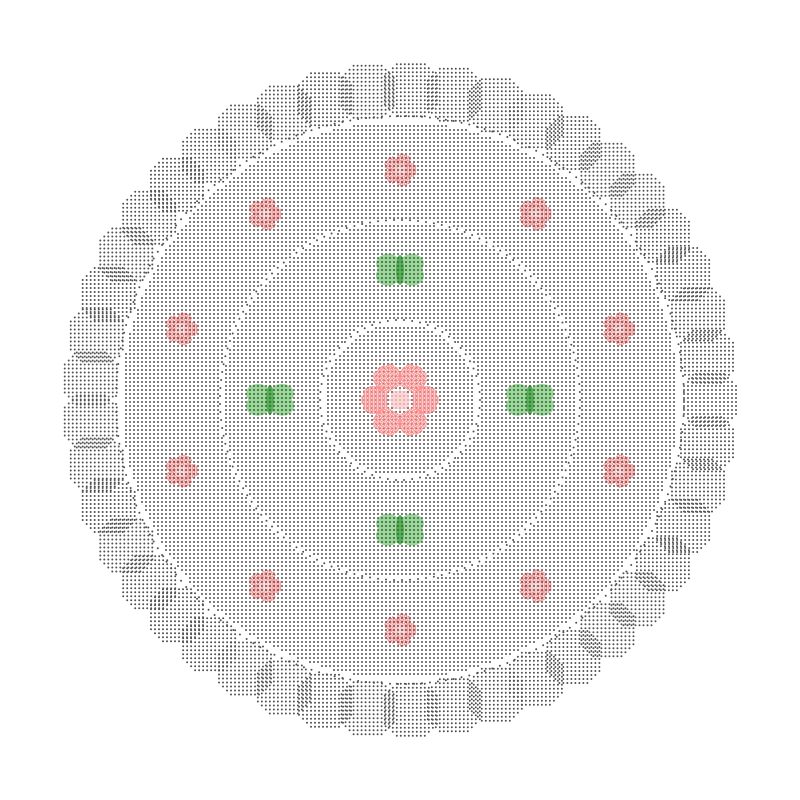
Frame 1 (no input)
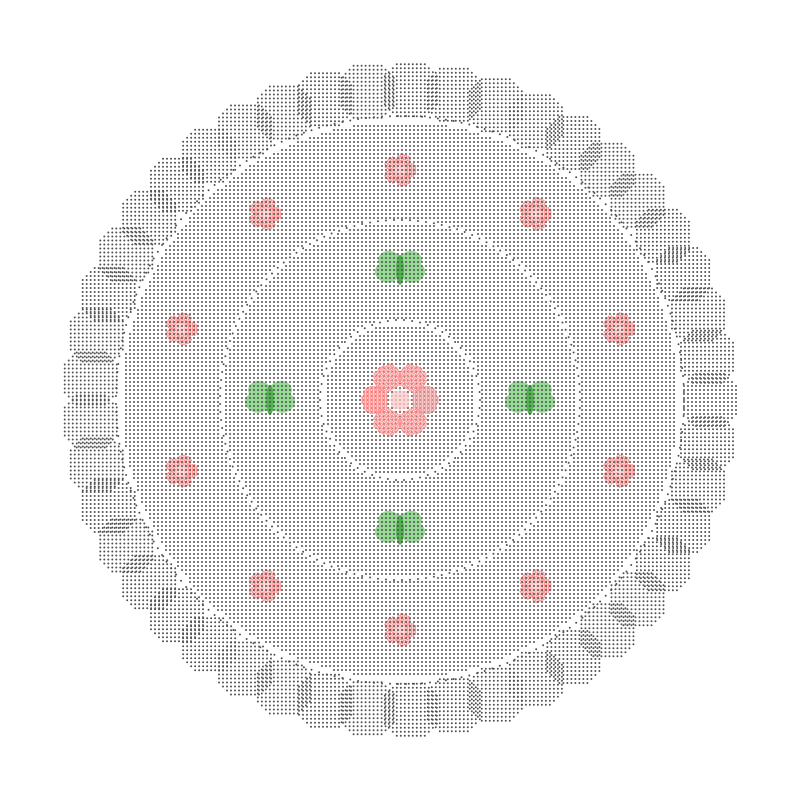
Frame 60 (no input)
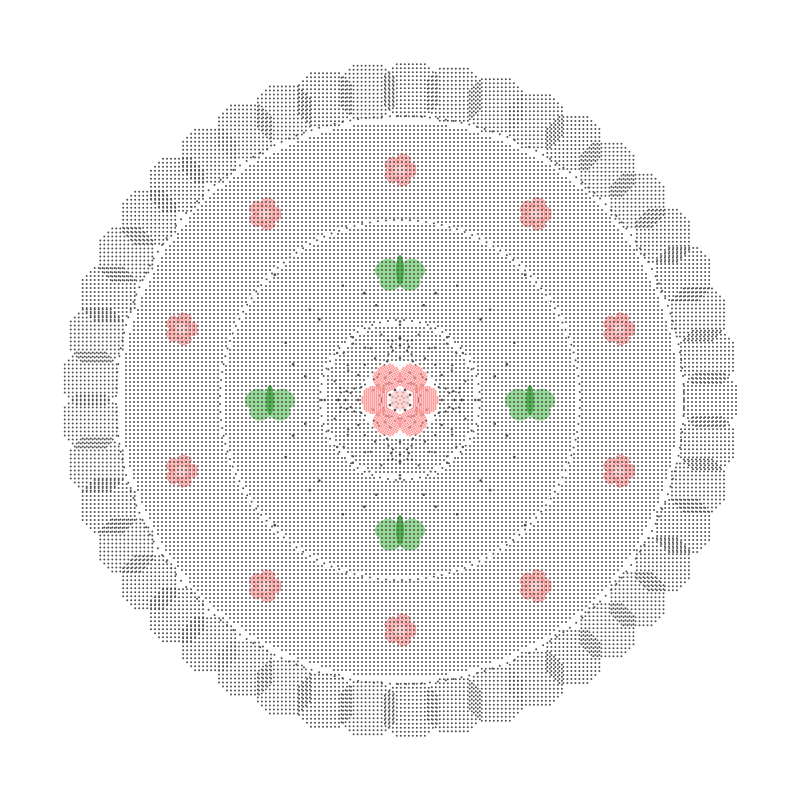
Frame 120 (the mouse pressed at the canvas centre since frame 60)

The p5.js sketch that drew these frames (run headless with seeded random() and noise() and a simulated clock; from frame 60 on, the mouse is pressed at the canvas centre):

// p5.js sketch
// ── sketch.js
let cx, cy;
let r1 = 80, r2 = 180, r3 = 280;
let r4 = 284;  // radius for semi-circle ring (between r1 and r2)

// Pixel size: change these to make dots bigger/smaller or closer/farther apart
let dotSize = 2;           // size of each dot (try 2–6)
let circleDotSpacing = 8;  // spacing of dots on the circle rings
let fillSpacing = 4;       // spacing of dots filling the areas

// Butterfly orientation in degrees (0 = wings left-right, 90 = up-down, 180 = left-right flipped, 270 = up-down)
let butterflyAngle = 180;
let butterflySpin = 0;

let flowerspin = 0;

// Scallop 
let scallopCount = 45;
let scallopR = 30;

// Ripple effect when mouse hovers
let rippleRadius = 40;
let rippleStrength = 200;

function setup() {
  createCanvas(800, 800);
  cx = width / 2;
  cy = height / 2;
}

function draw() {
  background(255);

  butterflySpin += 0.00;   // controls spinning speed
  flowerspin += 0.03;   // controls spinning speed

  // Circles made of small pixels (inner two)
  fill(80);
  noStroke();
  drawCirclePixels(cx, cy, r1);
  drawCirclePixels(cx, cy, r2);
  drawCirclePixels(cx, cy, r4);

  // Pixels filling inside center circle (then we draw flower on top)
  fill(80);
  dotsInCircle(cx, cy, r1 - 4);

  // Center flower (pixels)
  drawFlowerPixels(cx, cy, 6, 25, 15, 40, 10);  // 6 petals, center radius 15

  // 4 butterflies - all same direction as 90 and 180 (wings horizontal)
  fill(150, 220, 150);
  let positions = [0, 90, 180, 270];
  for (let i = 0; i < 4; i++) {
    let a = radians(positions[i]);
    let x = cx + 130 * cos(a);
    let y = cy + 130 * sin(a);
    drawButterfly(x, y);
  }

  drawScallopedEdge(cx, cy, r3, scallopR, scallopCount);

  // Pixels filling middle ring
  fill(80);
  dotsInRing(cx, cy, r1 + 2, r2 - 2);

  // 10 flowers in outer ring (pixels)
  for (let i = 0; i < 10; i++) {
    let a = (TWO_PI * i) / 10 - HALF_PI;
    let x = cx + 230 * cos(a);
    let y = cy + 230 * sin(a);
    drawFlowerPixels(x, y, 5, 10, 8, 20, 7);  // 5 petals, center radius 7
  }

  // Pixels filling outer ring
  fill(80);
  dotsInRing(cx, cy, r2 + 2, r3 - 2);
}

// Draw a flower made of small pixels (petals + center)
function drawFlowerPixels(x, y, petals, petalOffset, petalW, petalH, centerR) {
  noStroke();

  let flowerSpacing = 2;
  let halfW = petalW / 1;
  let halfH = petalH / 3;

  // Petals
  fill(255, 150, 150);
  for (let p = 0; p < petals; p++) {
    let baseAngle = (TWO_PI * p) / petals - HALF_PI;
    for (let px = -halfW; px <= halfW; px += flowerSpacing) {
      for (let py = petalOffset - halfH; py <= petalOffset + halfH; py += flowerSpacing) {
        let dy = py - petalOffset;
        if ((px * px) / (halfW * halfW) + (dy * dy) / (halfH * halfH) <= 1) {
          let gx = x + px * cos(baseAngle) - py * sin(baseAngle);
          let gy = y + px * sin(baseAngle) + py * cos(baseAngle);
          ellipse(gx, gy, dotSize, dotSize);
        }
      }
    }
  }

  // Center
  fill(255, 200, 200);
  for (let px = -centerR; px <= centerR; px += flowerSpacing) {
    for (let py = -centerR; py <= centerR; py += flowerSpacing) {
      if (px * px + py * py <= centerR * centerR) {
        ellipse(x + px, y + py, dotSize, dotSize);
      }
    }
  }
}

function drawButterfly(x, y) {
  push();
  translate(x, y);

  rotate(radians(butterflyAngle) + butterflySpin);

  let flap = sin(frameCount * 0.04) * 0.4; // wing flapping motion

  noStroke();

  fill(150, 220, 150);

  // left wings
  push();
  rotate(-flap);
  ellipse(-12, -6, 24, 20);
  ellipse(-12, 6, 24, 20);
  pop();

  // right wings
  push();
  rotate(flap);
  ellipse(12, -6, 24, 20);
  ellipse(12, 6, 24, 20);
  pop();

  // body
  fill(80, 180, 80);
  ellipse(0, 0, 8, 30);

  pop();
}

// Draw a circle as a ring of small dots
function drawCirclePixels(cx, cy, radius) {
  fill(80);
  noStroke();
  let circumference = TWO_PI * radius;
  let numDots = max(50, floor(circumference / circleDotSpacing));
  for (let i = 0; i < numDots; i++) {
    let a = (TWO_PI * i) / numDots;
    ellipse(cx + radius * cos(a), cy + radius * sin(a), dotSize, dotSize);
  }
}

function dotsInCircle(cx, cy, maxR) {
  noStroke();
  for (let x = cx - maxR; x <= cx + maxR; x += fillSpacing) {
    for (let y = cy - maxR; y <= cy + maxR; y += fillSpacing) {
      if (dist(x, y, cx, cy) < maxR) {
        drawRippleDot(x, y);
      }
    }
  }
}

function dotsInRing(cx, cy, innerR, outerR) {
  noStroke();
  for (let x = cx - outerR; x <= cx + outerR; x += fillSpacing) {
    for (let y = cy - outerR; y <= cy + outerR; y += fillSpacing) {
      let d = dist(x, y, cx, cy);
      if (d >= innerR && d <= outerR) {
        drawRippleDot(x, y);
      }
    }
  }
}

function drawRippleDot(px, py) {
  let d = dist(px, py, mouseX, mouseY);
  let size = dotSize;
  let ox = 0, oy = 0;
  if (d < rippleRadius && d > 0) {
    let wave = sin(d * 0.5 - frameCount * 0.01) * (1 - d / rippleRadius) * rippleStrength;
    let angle = atan2(py - mouseY, px - mouseX);
    ox = cos(angle) * wave;
    oy = sin(angle) * wave;
    size = dotSize + (1 - d / rippleRadius) * 1;
  }
  ellipse(px + ox, py + oy, size, size);
}

function drawScallopedEdge(cx, cy, radius, scallopR, count) {

  noStroke();
  fill(80);

  for (let i = 0; i < count; i++) {

    let a = TWO_PI * i / count;

    let x = cx + cos(a) * (radius + scallopR);
    let y = cy + sin(a) * (radius + scallopR);

    dotsInCircle(x, y, scallopR);
  }
}
// ── style.css
html, body {
  margin: 0;
  padding: 0;
  width: 100%;
  height: 100%;
  min-height: 100vh;
}
main {
  width: 100%;
  height: 100%;
  min-height: 100vh;
}
canvas {
  display: block;
  vertical-align: top;
}
